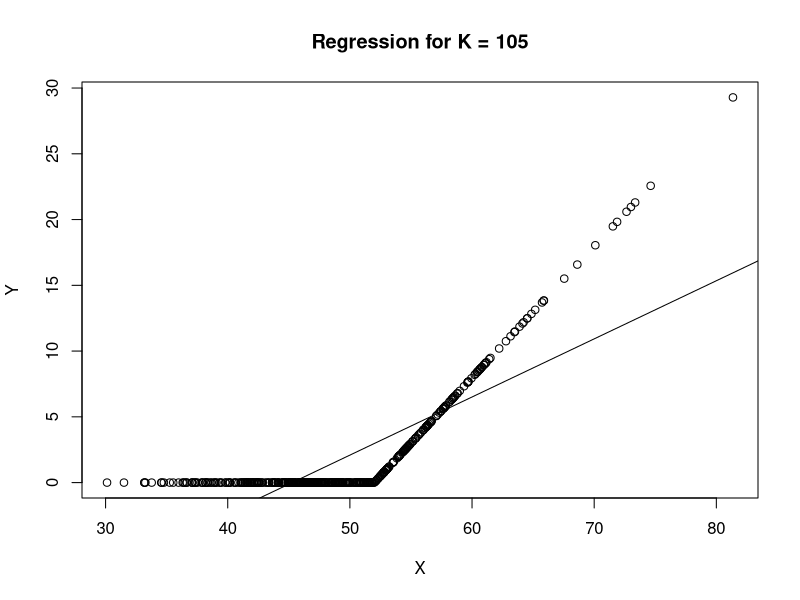
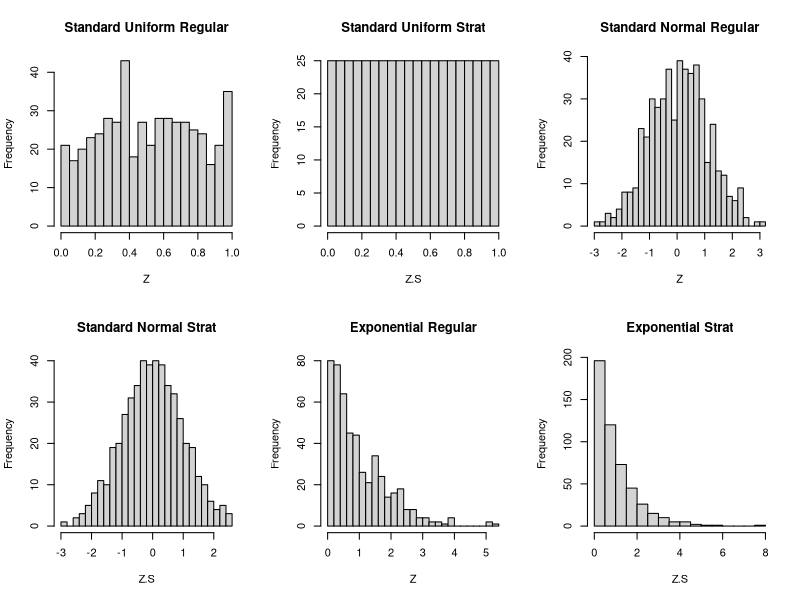

Recreate these plots in R, in order.
#Price different options using variance reduction techniques

#Assumption: stock price evolves under a geometric Brownian Motion process 
#Given characteristics: sigma = 30%, S0=$50, K = $52, and three months to maturity.  Assume a risk free rate of 1%.
#sigma - stock's volatility, S0- current stock price, K - strike price

# Option A: European call option 
# Option B: Asian option with payoff equal to max{Average(S0,ST) - K, 0}
# Option C: Digital option whose payoff is equal to $1 if ST > K and $0 otherwise
# Option D: An up and out barrier option with a barrier of $60.  The payoff is max[S(T) - K,0] if max{S(t)} < barrier and $0 otherwise.


#Step 1: Using Control Variate Method & estimate the computational savings by implementing this method
  # a) Option A using the underlying stock as the control
  # b) Option B using the underlying stock as the control
  # c) Option B using a plain vanilla European option as the control (i.e., Black-Scholes)
  # d) Option B using geometric Asian option as the control
  # e) Option C using the underlying asset as the control
  # f) Option D using the underlying stock as the control
  # g) Option D using a plain vanilla European option as the control (i.e., Black-Scholes)
  
#Step 2: Using Antithetic Sampling Estimator & estimate the computational savings by implementing this method
  # a) Option A 
  # b) Option B
  # c) Option C
  # d) Option D

#Step 3: Stratified Random Sampling - stratified random sampling breaks down the population 
        # into subgroups and organizes them by similar traits, characteristics, and behavior


#~~~~~~~~~~Step 1 ~~~~~~~~~~~
#a)Vanilla Euro Call with underlying stock as the control
rm(list=ls())
M <- 10000
S0 <- 50
sigma <- 0.3
r <- 0.01
t <- 3/12
K <- 52

# Implment Control variate method using underlying asset to
# price a plain vanilla call:
h <- function(S,K){
  h <- pmax(S-K,0)
}
set.seed(100)
# 1. use a "pilot" sample to estimate b*:
m <- floor(0.05*M) #use 5% sample for b*
# Generate a vector X of the stock price at time T (i.e.,
# the control variable)
X <- S0*exp((r - 0.5*sigma*sigma)*t +
              sigma*sqrt(t)*rnorm(m))
# Gnenerate the option payouts to estimate b*:
Y <- exp(-r*t)*h(X,K)
# Plot Y vs. X:
plot(x=X,y=Y,main="Regression for K = 105")
abline(lm(Y ~ X))
# Estimate b*:
b.star <- -cov(X,Y)/var(X)
# Now compute the price:
X.new <- S0*exp((r - 0.5*sigma*sigma)*t +
                  sigma*sqrt(t)*rnorm(M-m))
Y.new <- exp(-r*t)*h(X.new,K)
CV <- Y.new + b.star*(X.new - S0*exp(r*t))
CV.c <- mean(CV) #option price
CV.CI <- c(CV.c - qnorm(0.975)*sqrt(var(CV)/(M-m)),
           CV.c + qnorm(0.975)*sqrt(var(CV)/(M-m)))
# Compare to MC estimator:
set.seed(100)
X.MC <- S0*exp((r - 0.5*sigma*sigma)*t +
                 sigma*sqrt(t)*rnorm(M-m))
Y.MC <- exp(-r*t)*h(X.MC,K)
CV.c.MC <- mean(Y.MC) #option price
CV.CI.MC <- c(CV.c.MC - qnorm(0.975)*sqrt(var(Y.MC)/(M)),
              CV.c.MC + qnorm(0.975)*sqrt(var(Y.MC)/(M)))
message(sprintf("Basic MC estimator: %5.4f (%5.4f, %5.4f)",
                CV.c.MC,CV.CI.MC[1],CV.CI.MC[2]))
message(sprintf("Control Variate estimator: %5.4f (%5.4f, %5.4f)",
                CV.c,CV.CI[1],CV.CI[2]))
message(sprintf("Variance reduction ratio: %5.4f",
                var(CV)/var(Y.MC)))
message(sprintf("Correlation rho: %5.4f",
                cor(X,Y)))

#b) Asian option with underlying stock


# Implment Control variate method using underlying asset to
# price a plain vanilla call:
h <- function(S,K){
  h <- pmax(S-K,0)
}
# Three potential Control variables:
set.seed(200)
m <- floor(0.05*M)
N <-13
# Generate paths first to get b*:
X <- matrix(NA,ncol=N+1,nrow=m)
X[,1] <- S0
dt <- t/N
for (i in 1:N){
  X[,i+1] <- X[,i]*exp((r - 0.5*sigma*sigma)*dt +
                         sigma*sqrt(dt)*rnorm(m))
}
# Save terminal prices (to make the notation cleaner):
XT <- X[,N+1]
# 1. Control Variate 1: underlying price:
CV.1 <- XT
E.CV.1 <- S0*exp(r*t) # expected value

#c) Asian option with Euro Call control
# 2. Control Variate 2: plain vanilla Black Scholes:
CV.2 <- exp(-r*t)*h(XT,K)
d1 <- (log(S0/K) + (r + sigma*sigma/2)*t)/(sigma*sqrt(t))
d2 <- d1 - sigma*sqrt(t)
E.CV.2 <- S0*pnorm(d1) - K*exp(-r*t)*pnorm(d2) # expected value

#d) Asian option with geometric Asian option control
# 3. Control Variate 3: Geometric Asian Option
Xbar.Geom <- apply(X,1,prod)^(1/(N+1))
CV.3 <- exp(-r*t)*h(Xbar.Geom,K)
tvec <- seq(0,t,length=N+1)
TT <- mean(tvec)
ivec <- c(1:(N+1))
sigma.bar.2 <- sigma^2/((N+1)^2*TT) * sum((2*ivec-1)*rev(tvec))
delta <- 0.5*(sigma^2 - sigma.bar.2)
d <- (log(S0/K) + (r - delta + 0.5*sigma.bar.2)*t)/
  (sqrt(sigma.bar.2)*sqrt(t))
E.CV.3 <- exp(-delta*TT)*S0*pnorm(d) -
  exp(-r*TT)*K*pnorm(d - sqrt(sigma.bar.2)*sqrt(TT))

# Generate the Arithmatic mean paths to get b*'s:
Xbar.Arit <- apply(X,1,mean)
Y <- exp(-r*t)*h(Xbar.Arit,K)
cor(Y,CV.3)


# Estimate b*'s for each control variable:
b.star <- c(NA,NA,NA)
b.star[1] <- -cov(CV.1,Y)/var(CV.1)
b.star[2] <- -cov(CV.2,Y)/var(CV.2)
b.star[3] <- -cov(CV.3,Y)/var(CV.3)
# Estimate the option values:
X.new <- matrix(NA,ncol=N+1,nrow=M-m)
X.new[,1] <- S0
dt <- t/N
for (i in 1:N){
  X.new[,i+1] <- X.new[,i]*exp((r - 0.5*sigma*sigma)*dt +
                                 sigma*sqrt(dt)*rnorm(m))
}
Xbar.Arit.new <- apply(X.new,1,mean)
Y.new <- exp(-r*t)*h(Xbar.Arit.new,K)

# COMPARE TO RAW MC ESTIMATOR:
Y.mean <- mean(Y.new)
Y.var <- var(Y.new)
# 1. underlying stock:
XT.new <- X.new[,N+1]
CV.1.new <- XT.new
theta.CV.1 <- Y.new + b.star[1]*(CV.1.new - E.CV.1)
CV.1.mean <- mean(theta.CV.1)
CV.1.var <- var(theta.CV.1)
CV.1.var.ratio <- CV.1.var/Y.var
message(sprintf("Control Variate 1:\n\tMean = %5.4f\n\tVariance = %5.4f\n\tVar. Ratio = %5.4f",
                CV.1.mean,CV.1.var,CV.1.var.ratio))
# 2. Black Scholes:
CV.2.new <- exp(-r*t)*h(XT.new,K)
theta.CV.2 <- Y.new + b.star[2]*(CV.2.new - E.CV.2)
CV.2.mean <- mean(theta.CV.2)
CV.2.var <- var(theta.CV.2)
CV.2.var.ratio <- CV.2.var/Y.var
message(sprintf("Control Variate 2:\n\tMean = %5.4f\n\tVariance = %5.4f\n\tVar. Ratio = %5.4f",
                CV.2.mean,CV.2.var,CV.2.var.ratio))
# 3. Geom Asian:
Xbar.Geom.new <- apply(X.new,1,prod)^(1/(N+1))
CV.3.new <- exp(-r*t)*h(Xbar.Geom.new,K)
theta.CV.3 <- Y.new + b.star[3]*(CV.3.new - E.CV.3)
CV.3.mean <- mean(theta.CV.3)
CV.3.var <- var(theta.CV.3)
CV.3.var.ratio <- CV.3.var/Y.var
message(sprintf("Control Variate 3:\n\tMean = %5.4f\n\tVariance = %5.4f\n\tVar. Ratio = %5.4f",
                CV.3.mean,CV.3.var,CV.3.var.ratio))

#e) Digital option with underlying stock
set.seed(100)
hDig <- function(S,K){
  h <- pmax(S-K,0)/(S-K)
}
# Estimate the option values:
X.MC <- S0*exp((r - 0.5*sigma*sigma)*t +
                 sigma*sqrt(t)*rnorm(M-m))
# Gnenerate the option payouts to estimate b*:
Y.MC <- exp(-r*t)*hDig(X.MC,K)

CV.c <- mean(Y.MC) #option price
CV.CI <- c(CV.c - qnorm(0.975)*sqrt(var(Y.MC)/(M)),
           CV.c + qnorm(0.975)*sqrt(var(Y.MC)/(M)))

message(sprintf("Digital Basic MC estimator: %5.4f (%5.4f, %5.4f)",
                CV.c,CV.CI[1],CV.CI[2]))

set.seed(100)
m <- floor(0.05*M)

# Generate a vector X of the stock price at time T (i.e.,
# the control variable)
X <- S0*exp((r - 0.5*sigma*sigma)*t +
              sigma*sqrt(t)*rnorm(m))
# Gnenerate the option payouts to estimate b*:
Y <- exp(-r*t)*hDig(X,K)

# Estimate b*:
b.star <- -cov(X,Y)/var(X)
# Now compute the price:
X.new <- S0*exp((r - 0.5*sigma*sigma)*t +
                  sigma*sqrt(t)*rnorm(M-m))
Y.new <- exp(-r*t)*hDig(X.new,K)
CV <- Y.new + b.star*(X.new - S0*exp(r*t))
CV.c <- mean(CV) #option price
CV.CI <- c(CV.c - qnorm(0.975)*sqrt(var(CV)/(M-m)),
           CV.c + qnorm(0.975)*sqrt(var(CV)/(M-m)))

message(sprintf("Digital option Control Variate estimator: %5.4f (%5.4f, %5.4f)",
                CV.c,CV.CI[1],CV.CI[2]))

message(sprintf("Digital Option Variance reduction ratio: %5.4f",
                var(CV)/var(Y.MC)))




#f)Barrier Option with underlying stock
bar <- 60
set.seed(100)
m <- floor(0.05*M)
h <- function(S,K){
  h <- pmax(S - K,0)
}

hBar <- function(S,ST,bar,K){
  mat <- matrix(0,nrow=length(S))
  mat[ST <bar]<-1
  h <- (pmax(S-K,0))*mat
}


# Generate paths first to get b*:
dt <- t/N

X <- matrix(NA,ncol=N+1,nrow=m)
X[,1] <- S0
for (i in 1:N){
  X[,i+1] <- X[,i]*exp((r - 0.5*sigma*sigma)*dt + 
                         sigma*sqrt(dt)*rnorm(m))
}
# Save terminal prices (to make the notation cleaner):
XT <- X[,N+1]
Smax <- apply(X,1,max)

# 1. Control Variate 1: underlying price:
CV.1 <- XT
E.CV.1 <- S0*exp(r*t) # expected value

# 2. Control Variate 2: plain vanilla Black Scholes:
CV.2 <- exp(-r*t)*h(XT,K)
d1 <- (log(S0/K) + (r + sigma*sigma/2)*t)/(sigma*sqrt(t))
d2 <- d1 - sigma*sqrt(t)
E.CV.2 <- S0*pnorm(d1) - K*exp(-r*t)*pnorm(d2) # expected value

# Estimate barrier option payoffs:
Y <- exp(-r*t)*hBar(XT,Smax,bar,K)

# Estimate b*'s for each control variable:
b.star <- c(NA,NA)
b.star[1] <- -cov(CV.1,Y)/var(CV.1)
b.star[2] <- -cov(CV.2,Y)/var(CV.2)


# Estimate the option values:
X.new <- matrix(NA,ncol=N+1,nrow=M-m)
X.new[,1] <- S0
dt <- t/N
for (i in 1:N){
  X.new[,i+1] <- X.new[,i]*exp((r - 0.5*sigma*sigma)*dt + 
                                 sigma*sqrt(dt)*rnorm(m))
}

XT <- X.new[,N+1]
Smax <- apply(X.new,1,max)
Y.new <- exp(-r*t)*hBar(XT,Smax,bar,K)

# COMPARE TO RAW MC ESTIMATOR:
Y.mean <- mean(Y.new)
Y.var <- var(Y.new)

#f) Underlying stock:
XT.new <- X.new[,N+1]
CV.1.new <- XT.new
theta.CV.1 <- Y.new + b.star[1]*(CV.1.new - E.CV.1)
CV.1.mean <- mean(theta.CV.1)
CV.1.var <- var(theta.CV.1)
CV.1.var.ratio <- CV.1.var/Y.var
message(sprintf("Control Variate 1:\n\tMean = %5.4f\n\tVariance = %5.4f\n\tVar. Ratio = %5.4f",
                CV.1.mean,CV.1.var,CV.1.var.ratio))

#g) EuroCall:
CV.2.new <- exp(-r*t)*h(XT.new,K)
theta.CV.2 <- Y.new + b.star[2]*(CV.2.new - E.CV.2)
CV.2.mean <- mean(theta.CV.2)
CV.2.var <- var(theta.CV.2)
CV.2.var.ratio <- CV.2.var/Y.var
message(sprintf("Control Variate 2:\n\tMean = %5.4f\n\tVariance = %5.4f\n\tVar. Ratio = %5.4f",
                CV.2.mean,CV.2.var,CV.2.var.ratio))

#~~~~~~~~~~ Step 2~~~~~~~~~~~~~~~~

#Euro Call
rm(list=ls())
# Antithetic Variates:
N <- 1
M <- 10000
S0 <- 50
sigma <- 0.3
r <- 0.01
t <- 3/12
K <- 52
# Implment Control variate method using underlying asset to
# price a plain vanilla call:
h <- function(S,K){
  h <- pmax(S-K,0)
}
# -----------------------------
# 1. Test the antithetic method for a plain vanilla call:
set.seed(100)
# Generate M Z values:
Z <- rnorm(M)
Z.A <- -Z
# Regular MC estimator:
start.time <- Sys.time()

Y <- exp(-r*t)*h(S0*exp((r - 0.5*sigma*sigma)*t + sigma*sqrt(t)*Z),K)
Y.var <- var(Y)
Y.mean <- mean(Y)
Y.se <- sqrt(Y.var/M)
stop.time <- Sys.time()
time <- stop.time-start.time
# Antithetic MC estimator:
start.time2 <- Sys.time()

Y.1 <- exp(-r*t)*h(S0*exp((r - 0.5*sigma*sigma)*t + sigma*sqrt(t)*Z),K)
Y.2 <- exp(-r*t)*h(S0*exp((r - 0.5*sigma*sigma)*t + sigma*sqrt(t)*Z.A),K)
Y.A <- (Y.1 + Y.2) / 2
Y.A.var <- var(Y.A)
Y.A.mean <- mean(Y.A)
Y.A.se <- sqrt(Y.A.var/M)
stop.time2 <- Sys.time()
time2 <- stop.time2-start.time2
message(sprintf("Speed MC\n\tRegular = %5.4f\n\tAntithetic = %5.4f",
                time,time2))
message(sprintf("Regular MC\n\tPrice = %5.4f\n\tVariance = %5.4f\n\tS.E. = %5.4f",
                Y.mean,Y.var,Y.se))
message(sprintf("Antithetic MC\n\tPrice = %5.4f\n\tVariance = %5.4f\n\tS.E. = %5.4f",
                Y.A.mean,Y.A.var,Y.A.se))



#Asian Option
rm(list=ls())
# Antithetic Variates:
N <- 13
M <- 10000
S0 <- 50
sigma <- 0.3
r <- 0.01

t <- 3/12
K <- 52
# Implment Control variate method using underlying asset to
# price a plain vanilla call:
h <- function(S,K){
  h <- pmax(S-K,0)
}
# -----------------------------
# 1. Test the antithetic method for a plain vanilla call:
set.seed(100)
# Generate M Z values:
Z <- matrix(rnorm(M*N),ncol=N,nrow=M)
Z.A <- -Z
X <- matrix(NA,ncol=N+1,nrow=M)
X[,1] <- S0
dt <- t/N
for (i in 1:N){
  X[,i+1] <- X[,i]*exp((r - 0.5*sigma*sigma)*dt +
                         sigma*sqrt(dt)*Z[,i])
}
# Regular MC estimator:
start.time <- Sys.time()

Y <- exp(-r*t)*h(apply(X,1,mean),K)
Y.var <- var(Y)
Y.mean <- mean(Y)
Y.se <- sqrt(Y.var/M)
stop.time <- Sys.time()
time <- stop.time-start.time
# Antithetic MC estimator:
start.time2 <- Sys.time()

X.neg <- matrix(NA,ncol=N+1,nrow=M)
X.neg[,1] <- S0
dt <- t/N
for (i in 1:N){
  X.neg[,i+1] <- X.neg[,i]*exp((r - 0.5*sigma*sigma)*dt +
                                 sigma*sqrt(dt)*Z.A[,i])
}
Y.1 <- exp(-r*t)*h(apply(X,1,mean),K)
Y.2 <- exp(-r*t)*h(apply(X.neg,1,mean),K)
Y.A <- (Y.1 + Y.2) / 2
Y.A.var <- var(Y.A)
Y.A.mean <- mean(Y.A)
Y.A.se <- sqrt(Y.A.var/M)
stop.time2 <- Sys.time()
time2 <- stop.time2-start.time2
message(sprintf("Speed\n\tRegular = %5.4f\n\tAntithetic = %5.4f",
                time,time2))

message(sprintf("Regular MC\n\tPrice = %5.4f\n\tVariance = %5.4f\n\tS.E. = %5.4f",
                Y.mean,Y.var,Y.se))

message(sprintf("Antithetic MC\n\tPrice = %5.4f\n\tVariance = %5.4f\n\tS.E. = %5.4f",
                Y.A.mean,Y.A.var,Y.A.se))


#Digital
set.seed(100)
# Generate M Z values:
Z <- matrix(rnorm(M),ncol=N,nrow=M)
Z.A <- -Z
X <- S0*exp((r - 0.5*sigma*sigma)*t + 
              sigma*sqrt(t)*Z)

h <- function(S,K){
  h <- pmax(S-K,0)/(S-K)
}

# Regular MC estimator:
start.time <- Sys.time()
Y <- exp(-r*t)*h(X,K)
Y.var <- var(Y)
Y.mean <- mean(Y)
Y.se <- sqrt(Y.var/M)
stop.time <- Sys.time()
time <- stop.time-start.time
# Antithetic MC estimator:
start.time2 <- Sys.time()
X.neg <- S0*exp((r - 0.5*sigma*sigma)*t + 
                  sigma*sqrt(t)*Z.A)

Y.1 <- exp(-r*t)*h(X,K)
Y.2 <- exp(-r*t)*h(X.neg,K)
Y.A <- (Y.1 + Y.2) / 2
Y.A.var <- var(Y.A)
Y.A.mean <- mean(Y.A)
Y.A.se <- sqrt(Y.A.var/M)
stop.time2 <- Sys.time()
time2 <- stop.time2-start.time2
message(sprintf("Speed\n\tRegular = %5.4f\n\tAntithetic = %5.4f",
                time,time2))

message(sprintf("Digital Regular MC\n\tPrice    = %5.4f\n\tVariance = %5.4f\n\tS.E.     = %5.4f",
                Y.mean,Y.var,Y.se))

message(sprintf("Digital Antithetic MC\n\tPrice    = %5.4f\n\tVariance = %5.4f\n\tS.E.     = %5.4f",
                Y.A.mean,Y.A.var,Y.A.se))

#d) Barrier
rm(list=ls())
N <- 13
M <- 10000
S0 <- 50
sigma <- 0.3
r <- 0.01

t <- 3/12
K <- 52
bar <- 60
hBar <- function(S,ST,bar,K){
  mat <- matrix(0,nrow=length(S))
  mat[ST <bar]<-1
  h <- (pmax(S-K,0))*mat
}

Z <- matrix(rnorm(M*N),ncol=N,nrow=M)
Z.A <- -Z
X <- matrix(NA,ncol=N+1,nrow=M)
X[,1] <- S0
dt <- t/N
for (i in 1:N){
  X[,i+1] <- X[,i]*exp((r - 0.5*sigma*sigma)*dt +
                         sigma*sqrt(dt)*Z[,i])
}
# Regular MC estimator:
start.time <- Sys.time()

Y <- exp(-r*t)*hBar(X[,N+1],apply(X,1,max),bar,K)
Y.var <- var(Y)
Y.mean <- mean(Y)
Y.se <- sqrt(Y.var/M)
stop.time <- Sys.time()
time <- stop.time-start.time
# Antithetic MC estimator:
start.time2 <- Sys.time()

X.neg <- matrix(NA,ncol=N+1,nrow=M)
X.neg[,1] <- S0
dt <- t/N
for (i in 1:N){
  X.neg[,i+1] <- X.neg[,i]*exp((r - 0.5*sigma*sigma)*dt +
                                 sigma*sqrt(dt)*Z.A[,i])
}
Y.1 <- exp(-r*t)*hBar(X[,N+1],apply(X,1,max),bar,K)
Y.2 <- exp(-r*t)*hBar(X.neg[,N+1],apply(X.neg,1,max),bar,K)
Y.A <- (Y.1 + Y.2) / 2
Y.A.var <- var(Y.A)
Y.A.mean <- mean(Y.A)
Y.A.se <- sqrt(Y.A.var/M)
stop.time2 <- Sys.time()
time2 <- stop.time2-start.time2
message(sprintf("Speed\n\tRegular = %5.4f\n\tAntithetic = %5.4f",
                time,time2))

message(sprintf("Barrier,Regular MC\n\tPrice = %5.4f\n\tVariance = %5.4f\n\tS.E. = %5.4f",
                Y.mean,Y.var,Y.se))

message(sprintf("Barrier,Antithetic MC\n\tPrice = %5.4f\n\tVariance = %5.4f\n\tS.E. = %5.4f",
                Y.A.mean,Y.A.var,Y.A.se))
#~~~~~~~~Step 3~~~~~~~~
#a)Standard Uniform
rm(list=ls())
set.seed(100)
# set number of bins:
k <- 100
# number of draws per bin:
n.A <- 5
# Total number of draws:
M <- k*n.A
# Regular simulation:
Z <- runif(M)
# Stratified Sampling:
# 1. Generate bin locations:
a <- seq(0,1,length=k+1)
# 2. Sample for each bin:
Z.S <- c(NA)
for (i in 1:k){
  u <- runif(n.A)
  v <- a[i] + u*(a[i+1] - a[i])
  Z.S <- c(Z.S,v)
}
# Plot the results:
par(mfrow=c(2,3))
hist(Z,25,main="Standard Uniform Regular")
hist(Z.S,25,main="Standard Uniform Strat")

#b) Standard Normal
# set number of bins:
k <- 100
# number of draws per bin:
n.A <- 5
# Total number of draws:
M <- k*n.A
# Regular simulation:
Z <- rnorm(M)
# Stratified Sampling:
# 1. Generate bin locations:
a <- seq(0,1,length=k+1)
# 2. Sample for each bin:
Z.S <- c(NA)
for (i in 1:k){
  u <- runif(n.A)
  v <- a[i] + u*(a[i+1] - a[i])
  Z.S <- c(Z.S,qnorm(v))
}
# Plot the results:
hist(Z,25,main="Standard Normal Regular")
hist(Z.S,25,main="Standard Normal Strat")
#c) Exponential

# set number of bins:
k <- 100
# number of draws per bin:
n.A <- 5
# Total number of draws:
M <- k*n.A
# Regular simulation:
Z <- rexp(M)
# Stratified Sampling:
# 1. Generate bin locations:
a <- seq(0,1,length=k+1)
# 2. Sample for each bin:
Z.S <- c(NA)
for (i in 1:k){
  u <- runif(n.A)
  v <- a[i] + u*(a[i+1] - a[i])
  Z.S <- c(Z.S,qexp(v))
}
# Plot the results:
hist(Z,25,main="Exponential Regular")
hist(Z.S,25,main="Exponential Strat")